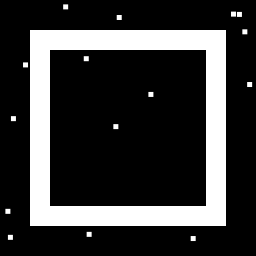
Frame 1 (no input)
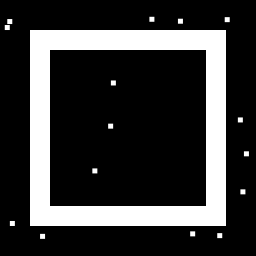
Frame 2 (the mouse pressed at the canvas centre, redrawn once)

The Processing sketch that drew these frames (run headless with seeded random() and noise(); the mouse was pressed at the canvas centre and the sketch redrawn once):

// Processing sketch: patternGenerator
// ── patternGenerator.pde


void setup() {
  //size(256, 120);
  size(256, 256);
  noStroke();
  smooth();
  noLoop();
}

void draw() {
  background(0);
  //code1();
  //code2();
  //code3();
  //code4();
  code5();
}

void keyPressed() {
  if (key == 'q' || key == 'Q') {
    exit();
  }
  if (key == 's' || key == 'S') {
    save("../../img/patt5.png");    
  }
}

void code1() {
  float ofs = 3.4;
  float W = 100;
  ellipse (width/ofs, height/2, W, W);
  ellipse (width*(1-1/ofs), height/2, W, W);
  
  float w = 30;
  float r = w/1.1;
  Blackhole b1 = new Blackhole(width/ofs, height/2, r, 4);
  b1.divide();
  b1.display();
  
  Blackhole b2 = new Blackhole(width*(1-1/ofs), height/2, r, 4);
  b2.divide();
  b2.display();
}

void code2() {
  fill(255);
  ellipse(width/2, height/2, height-75, height-75);
  fill(0);
  rect(0, 0, width, height/2);
  fill(255);
  ellipse(width/2.6, height/2, height/2, height/2);
}

void code3() {
  fill(255);
  float w1 = 30;
  rect(w1, w1, width-2*w1, height-2*w1);
  fill(0);
  float w2 = 20;
  rect(w1+w2, w1+w2, width-2*w1-2*w2, height-2*w1-2*w2);
}

void code4() {
  fill(255);
  float w1 = 30;
  rect(w1, w1, width-2*w1, height-2*w1);
  fill(0);
  float w2 = 20;
  rect(w1+w2, w1+w2, width-2*w1-2*w2, height-2*w1-2*w2);
  int N = 3;
  float w3 = 5;
  for(int k= 0; k < N; k++) {
    noiseRect(w1, w1, w2, height-2*w1, w3, 0);
    noiseRect(width-w1-w2, w1, w2, height-2*w1, w3, 0);
    noiseRect(w1, w1, width-2*w1, w2, w3, 0);
    noiseRect(w1, height-w1-w2, width-2*w1, w2, w3, 0);
  }
}

void code5() {
  fill(255);
  float w1 = 30;
  rect(w1, w1, width-2*w1, height-2*w1);
  fill(0);
  float w2 = 20;
  rect(w1+w2, w1+w2, width-2*w1-2*w2, height-2*w1-2*w2);
  int N = 3;
  float w3 = 5;
  for(int k= 0; k < N; k++) {
    noiseRect(w1+w2, w1+w2, width-2*(w1+w2), height-2*(w1+w2), w3, 255);
    noiseRect(0, 0, w1, height, w3, 255);
    noiseRect(width-w1, 0, w1, height, w3, 255);
    noiseRect(0, 0, width, w1, w3, 255);
    noiseRect(0, height-w1, width, w1, w3, 255);
  }
}

// ── aux.pde
class Blackhole {
  PVector location;
  PVector center;
 
  float radius = 0;
  int numPoints = 4;
  float angle = TWO_PI/(float) numPoints;
  float phi = PI/10f;
  float [][] xyArray;
 
  Blackhole(float w, float h, float r, int n) {
    location = new PVector(w, h);
    numPoints = n;
    radius = r;
  }
 
  void divide() {
    xyArray = new float [numPoints][3]; 
    for (int i=0; i<numPoints; i++) { 
      float x = radius* sin(angle* i + phi)+ location.x;
      float y = radius* cos(angle* i + phi)+ location.y;
      xyArray[i][0] = x; 
      xyArray[i][1] = y;
    }
  }
 
  void display() {
    fill(0);
    for ( int i = 0; i < numPoints; i++) {
      float x = xyArray[i][0];
      float y = xyArray[i][1];
      ellipse(x, y, 30, 30);
    }
  }
}

void noiseRect(float x, float y, float w, float h, float W, float c) {
  fill(c);
  float px = random(x+W-1, x+w-W-1);
  float py = random(y+W-1, y+h-W-1);
  rect(px, py, W, W);
}
